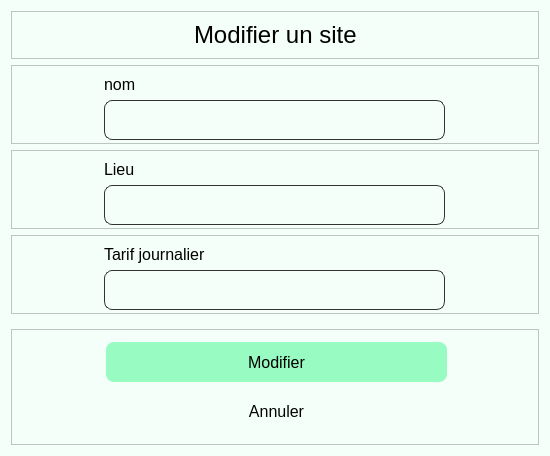
<?xml version="1.0" encoding="UTF-8"?>
<ui version="4.0">
 <class>site_modifie</class>
 <widget class="QDialog" name="site_modifie">
  <property name="geometry">
   <rect>
    <x>0</x>
    <y>0</y>
    <width>550</width>
    <height>456</height>
   </rect>
  </property>
  <property name="windowTitle">
   <string>Dialog</string>
  </property>
  <property name="styleSheet">
   <string notr="true">background-color:#f5fff9;</string>
  </property>
  <layout class="QGridLayout" name="gridLayout">
   <item row="0" column="0">
    <widget class="QFrame" name="frame_2">
     <property name="frameShape">
      <enum>QFrame::StyledPanel</enum>
     </property>
     <property name="frameShadow">
      <enum>QFrame::Raised</enum>
     </property>
     <layout class="QHBoxLayout" name="horizontalLayout">
      <item>
       <spacer name="horizontalSpacer">
        <property name="orientation">
         <enum>Qt::Horizontal</enum>
        </property>
        <property name="sizeHint" stdset="0">
         <size>
          <width>169</width>
          <height>20</height>
         </size>
        </property>
       </spacer>
      </item>
      <item>
       <widget class="QLabel" name="label">
        <property name="maximumSize">
         <size>
          <width>4000</width>
          <height>29</height>
         </size>
        </property>
        <property name="styleSheet">
         <string notr="true">font-size:24px;
font: &quot;Arial&quot;;</string>
        </property>
        <property name="text">
         <string>Modifier un site</string>
        </property>
       </widget>
      </item>
      <item>
       <spacer name="horizontalSpacer_2">
        <property name="orientation">
         <enum>Qt::Horizontal</enum>
        </property>
        <property name="sizeHint" stdset="0">
         <size>
          <width>169</width>
          <height>20</height>
         </size>
        </property>
       </spacer>
      </item>
     </layout>
    </widget>
   </item>
   <item row="1" column="0">
    <spacer name="verticalSpacer_3">
     <property name="orientation">
      <enum>Qt::Vertical</enum>
     </property>
     <property name="sizeHint" stdset="0">
      <size>
       <width>20</width>
       <height>23</height>
      </size>
     </property>
    </spacer>
   </item>
   <item row="2" column="0">
    <widget class="QFrame" name="input_4">
     <property name="minimumSize">
      <size>
       <width>361</width>
       <height>79</height>
      </size>
     </property>
     <property name="maximumSize">
      <size>
       <width>16777215</width>
       <height>79</height>
      </size>
     </property>
     <property name="styleSheet">
      <string notr="true"/>
     </property>
     <property name="frameShape">
      <enum>QFrame::StyledPanel</enum>
     </property>
     <property name="frameShadow">
      <enum>QFrame::Raised</enum>
     </property>
     <layout class="QVBoxLayout" name="verticalLayout_2">
      <item alignment="Qt::AlignHCenter">
       <widget class="QLabel" name="label_2">
        <property name="minimumSize">
         <size>
          <width>341</width>
          <height>0</height>
         </size>
        </property>
        <property name="maximumSize">
         <size>
          <width>341</width>
          <height>16777215</height>
         </size>
        </property>
        <property name="styleSheet">
         <string notr="true">font-size:16px;
font: &quot;Arial&quot;;</string>
        </property>
        <property name="text">
         <string>nom</string>
        </property>
       </widget>
      </item>
      <item alignment="Qt::AlignHCenter">
       <widget class="QTextEdit" name="input_7">
        <property name="minimumSize">
         <size>
          <width>341</width>
          <height>40</height>
         </size>
        </property>
        <property name="maximumSize">
         <size>
          <width>341</width>
          <height>40</height>
         </size>
        </property>
        <property name="styleSheet">
         <string notr="true">border-radius:8px;
border:1px solid #333333;
font-size:16px;
font: &quot;Arial&quot;;</string>
        </property>
       </widget>
      </item>
     </layout>
    </widget>
   </item>
   <item row="3" column="0">
    <widget class="QFrame" name="input_5">
     <property name="minimumSize">
      <size>
       <width>361</width>
       <height>79</height>
      </size>
     </property>
     <property name="maximumSize">
      <size>
       <width>16777215</width>
       <height>79</height>
      </size>
     </property>
     <property name="styleSheet">
      <string notr="true"/>
     </property>
     <property name="frameShape">
      <enum>QFrame::StyledPanel</enum>
     </property>
     <property name="frameShadow">
      <enum>QFrame::Raised</enum>
     </property>
     <layout class="QVBoxLayout" name="verticalLayout_3">
      <item alignment="Qt::AlignHCenter">
       <widget class="QLabel" name="label_3">
        <property name="minimumSize">
         <size>
          <width>341</width>
          <height>0</height>
         </size>
        </property>
        <property name="maximumSize">
         <size>
          <width>341</width>
          <height>16777215</height>
         </size>
        </property>
        <property name="styleSheet">
         <string notr="true">font-size:16px;
font: &quot;Arial&quot;;</string>
        </property>
        <property name="text">
         <string>Lieu</string>
        </property>
       </widget>
      </item>
      <item alignment="Qt::AlignHCenter">
       <widget class="QTextEdit" name="input_2">
        <property name="minimumSize">
         <size>
          <width>341</width>
          <height>40</height>
         </size>
        </property>
        <property name="maximumSize">
         <size>
          <width>341</width>
          <height>40</height>
         </size>
        </property>
        <property name="styleSheet">
         <string notr="true">border-radius:8px;
border:1px solid #333333;
font-size:16px;
font: &quot;Arial&quot;;</string>
        </property>
       </widget>
      </item>
     </layout>
    </widget>
   </item>
   <item row="4" column="0">
    <widget class="QFrame" name="input_6">
     <property name="minimumSize">
      <size>
       <width>361</width>
       <height>79</height>
      </size>
     </property>
     <property name="maximumSize">
      <size>
       <width>16777215</width>
       <height>79</height>
      </size>
     </property>
     <property name="styleSheet">
      <string notr="true"/>
     </property>
     <property name="frameShape">
      <enum>QFrame::StyledPanel</enum>
     </property>
     <property name="frameShadow">
      <enum>QFrame::Raised</enum>
     </property>
     <layout class="QVBoxLayout" name="verticalLayout_4">
      <item alignment="Qt::AlignHCenter">
       <widget class="QLabel" name="label_4">
        <property name="minimumSize">
         <size>
          <width>341</width>
          <height>0</height>
         </size>
        </property>
        <property name="maximumSize">
         <size>
          <width>341</width>
          <height>16777215</height>
         </size>
        </property>
        <property name="styleSheet">
         <string notr="true">font-size:16px;
font: &quot;Arial&quot;;</string>
        </property>
        <property name="text">
         <string>Tarif journalier</string>
        </property>
       </widget>
      </item>
      <item alignment="Qt::AlignHCenter">
       <widget class="QTextEdit" name="input_3">
        <property name="minimumSize">
         <size>
          <width>341</width>
          <height>40</height>
         </size>
        </property>
        <property name="maximumSize">
         <size>
          <width>341</width>
          <height>40</height>
         </size>
        </property>
        <property name="styleSheet">
         <string notr="true">border-radius:8px;
border:1px solid #333333;
font-size:16px;
font: &quot;Arial&quot;;</string>
        </property>
       </widget>
      </item>
     </layout>
    </widget>
   </item>
   <item row="5" column="0">
    <spacer name="verticalSpacer">
     <property name="orientation">
      <enum>Qt::Vertical</enum>
     </property>
     <property name="sizeHint" stdset="0">
      <size>
       <width>20</width>
       <height>44</height>
      </size>
     </property>
    </spacer>
   </item>
   <item row="6" column="0">
    <widget class="QFrame" name="frame">
     <property name="minimumSize">
      <size>
       <width>0</width>
       <height>116</height>
      </size>
     </property>
     <property name="styleSheet">
      <string notr="true">QPushButton {
border-radius:8px;
font-size:16px;
font: &quot;Arial&quot;;
}</string>
     </property>
     <property name="frameShape">
      <enum>QFrame::StyledPanel</enum>
     </property>
     <property name="frameShadow">
      <enum>QFrame::Raised</enum>
     </property>
     <widget class="QPushButton" name="site_annuler">
      <property name="geometry">
       <rect>
        <x>95</x>
        <y>62</y>
        <width>341</width>
        <height>40</height>
       </rect>
      </property>
      <property name="minimumSize">
       <size>
        <width>341</width>
        <height>40</height>
       </size>
      </property>
      <property name="maximumSize">
       <size>
        <width>341</width>
        <height>40</height>
       </size>
      </property>
      <property name="styleSheet">
       <string notr="true">QPushButton {
	color:#000502;
}</string>
      </property>
      <property name="text">
       <string>Annuler</string>
      </property>
     </widget>
     <widget class="QPushButton" name="site_modifier">
      <property name="geometry">
       <rect>
        <x>95</x>
        <y>13</y>
        <width>341</width>
        <height>40</height>
       </rect>
      </property>
      <property name="minimumSize">
       <size>
        <width>341</width>
        <height>40</height>
       </size>
      </property>
      <property name="maximumSize">
       <size>
        <width>341</width>
        <height>40</height>
       </size>
      </property>
      <property name="styleSheet">
       <string notr="true">QPushButton {
	background-color:#98fbc1;;
}
:hover{
background-color:#07c556;
}</string>
      </property>
      <property name="text">
       <string>Modifier</string>
      </property>
     </widget>
    </widget>
   </item>
  </layout>
 </widget>
 <resources/>
 <connections/>
</ui>
